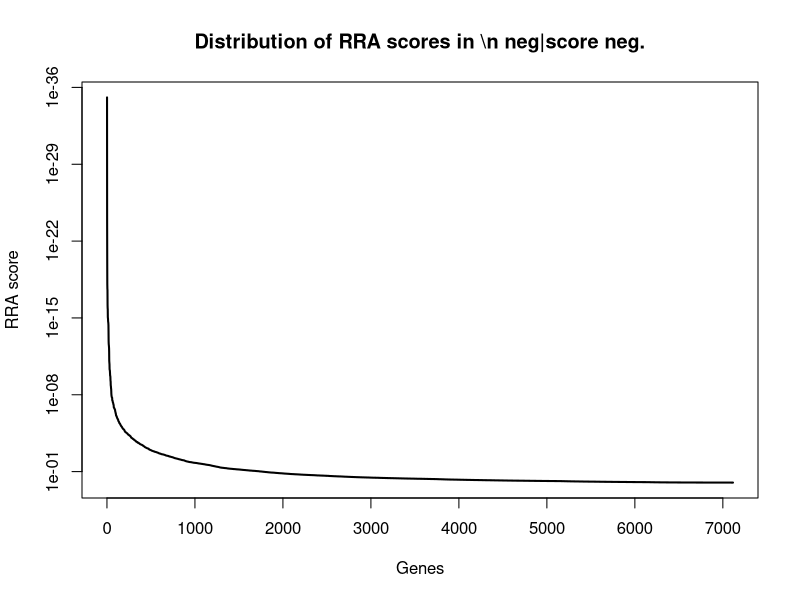
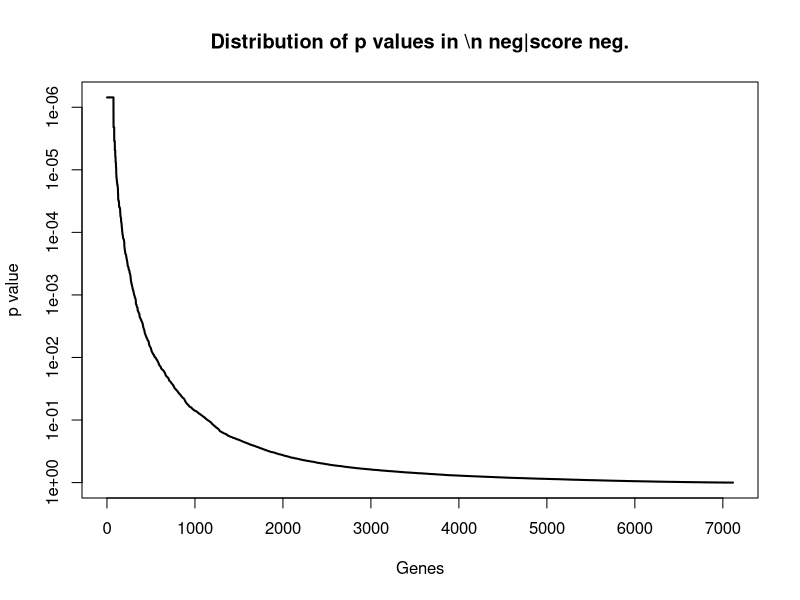
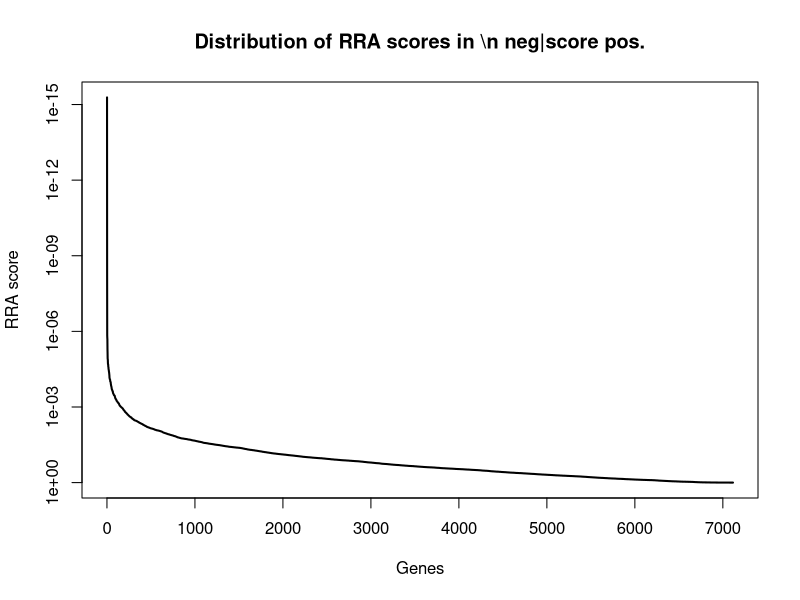
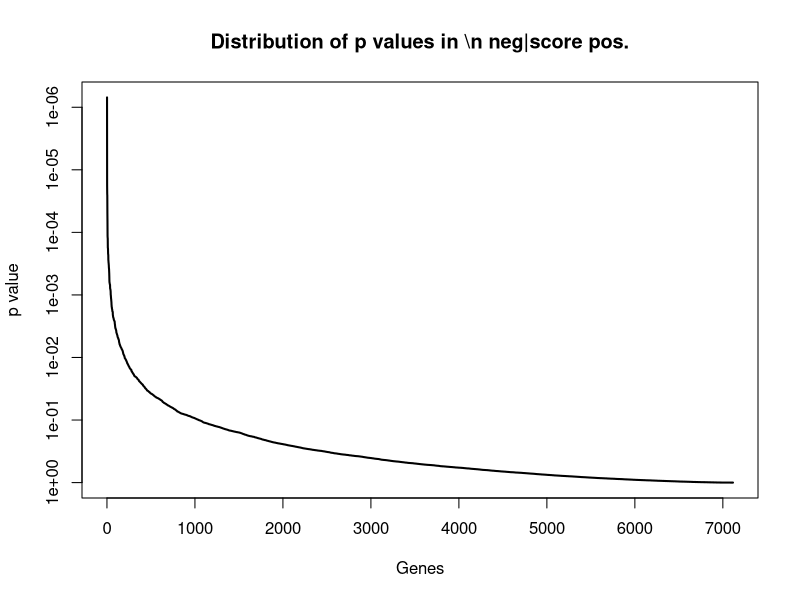

The R source for these figures, in order: (Note: this script raises an error after producing the figures.)
pdf(file='leukemia.pdf',width=4.5,height=4.5);
gstable=read.table('leukemia.gene_summary.txt',header=T)
# 
#
# parameters
# Do not modify the variables beginning with "__"

# gstablename='__GENE_SUMMARY_FILE__'
startindex=3
# outputfile='__OUTPUT_FILE__'
targetgenelist=c()
# samplelabel=sub('.\\w+.\\w+$','',colnames(gstable)[startindex]);
samplelabel='neg|score neg.'


# You need to write some codes in front of this code:
# gstable=read.table(gstablename,header=T)
# pdf(file=outputfile,width=6,height=6)


# set up color using RColorBrewer
#library(RColorBrewer)
#colors <- brewer.pal(length(targetgenelist), "Set1")

colors=c( "#E41A1C", "#377EB8", "#4DAF4A", "#984EA3", "#FF7F00",  "#A65628", "#F781BF",
          "#999999", "#66C2A5", "#FC8D62", "#8DA0CB", "#E78AC3", "#A6D854", "#FFD92F", "#E5C494", "#B3B3B3", 
          "#8DD3C7", "#FFFFB3", "#BEBADA", "#FB8072", "#80B1D3", "#FDB462", "#B3DE69", "#FCCDE5",
          "#D9D9D9", "#BC80BD", "#CCEBC5", "#FFED6F")

######
# function definition

plotrankedvalues<-function(val, tglist, ...){
  
  plot(val,log='y',ylim=c(max(val),min(val)),type='l',lwd=2, ...)
  if(length(tglist)>0){
    for(i in 1:length(tglist)){
      targetgene=tglist[i];
      tx=which(names(val)==targetgene);ty=val[targetgene];
      points(tx,ty,col=colors[(i %% length(colors)) ],cex=2,pch=20)
      # text(tx+50,ty,targetgene,col=colors[i])
    }
    legend('topright',tglist,pch=20,pt.cex = 2,cex=1,col=colors)
  }
}



plotrandvalues<-function(val,targetgenelist, ...){
  # choose the one with the best distance distribution
  
  mindiffvalue=0;
  randval=val;
  for(i in 1:20){
    randval0=sample(val)
    vindex=sort(which(names(randval0) %in% targetgenelist))
    if(max(vindex)>0.9*length(val)){
      # print('pass...')
      next;
    }
    mindiffind=min(diff(vindex));
    if (mindiffind > mindiffvalue){
      mindiffvalue=mindiffind;
      randval=randval0;
      # print(paste('Diff: ',mindiffvalue))
    }
  }
  plot(randval,log='y',ylim=c(max(randval),min(randval)),pch=20,col='grey', ...)
  
  if(length(targetgenelist)>0){
    for(i in 1:length(targetgenelist)){
      targetgene=targetgenelist[i];
      tx=which(names(randval)==targetgene);ty=randval[targetgene];
      points(tx,ty,col=colors[(i %% length(colors)) ],cex=2,pch=20)
      text(tx+50,ty,targetgene,col=colors[i])
    }
  }
  
}




# set.seed(1235)



pvec=gstable[,startindex]
names(pvec)=gstable[,'id']
pvec=sort(pvec);

plotrankedvalues(pvec,targetgenelist,xlab='Genes',ylab='RRA score',main=paste('Distribution of RRA scores in \\n',samplelabel))

# plotrandvalues(pvec,targetgenelist,xlab='Genes',ylab='RRA score',main=paste('Distribution of RRA scores in \\n',samplelabel))


pvec=gstable[,startindex+1]
names(pvec)=gstable[,'id']
pvec=sort(pvec);

plotrankedvalues(pvec,targetgenelist,xlab='Genes',ylab='p value',main=paste('Distribution of p values in \\n',samplelabel))

# plotrandvalues(pvec,targetgenelist,xlab='Genes',ylab='p value',main=paste('Distribution of p values in \\n',samplelabel))



# you need to write after this code:
# dev.off()





# 
#
# parameters
# Do not modify the variables beginning with "__"

# gstablename='__GENE_SUMMARY_FILE__'
startindex=9
# outputfile='__OUTPUT_FILE__'
targetgenelist=c()
# samplelabel=sub('.\\w+.\\w+$','',colnames(gstable)[startindex]);
samplelabel='neg|score pos.'


# You need to write some codes in front of this code:
# gstable=read.table(gstablename,header=T)
# pdf(file=outputfile,width=6,height=6)


# set up color using RColorBrewer
#library(RColorBrewer)
#colors <- brewer.pal(length(targetgenelist), "Set1")

colors=c( "#E41A1C", "#377EB8", "#4DAF4A", "#984EA3", "#FF7F00",  "#A65628", "#F781BF",
          "#999999", "#66C2A5", "#FC8D62", "#8DA0CB", "#E78AC3", "#A6D854", "#FFD92F", "#E5C494", "#B3B3B3", 
          "#8DD3C7", "#FFFFB3", "#BEBADA", "#FB8072", "#80B1D3", "#FDB462", "#B3DE69", "#FCCDE5",
          "#D9D9D9", "#BC80BD", "#CCEBC5", "#FFED6F")

######
# function definition

plotrankedvalues<-function(val, tglist, ...){
  
  plot(val,log='y',ylim=c(max(val),min(val)),type='l',lwd=2, ...)
  if(length(tglist)>0){
    for(i in 1:length(tglist)){
      targetgene=tglist[i];
      tx=which(names(val)==targetgene);ty=val[targetgene];
      points(tx,ty,col=colors[(i %% length(colors)) ],cex=2,pch=20)
      # text(tx+50,ty,targetgene,col=colors[i])
    }
    legend('topright',tglist,pch=20,pt.cex = 2,cex=1,col=colors)
  }
}



plotrandvalues<-function(val,targetgenelist, ...){
  # choose the one with the best distance distribution
  
  mindiffvalue=0;
  randval=val;
  for(i in 1:20){
    randval0=sample(val)
    vindex=sort(which(names(randval0) %in% targetgenelist))
    if(max(vindex)>0.9*length(val)){
      # print('pass...')
      next;
    }
    mindiffind=min(diff(vindex));
    if (mindiffind > mindiffvalue){
      mindiffvalue=mindiffind;
      randval=randval0;
      # print(paste('Diff: ',mindiffvalue))
    }
  }
  plot(randval,log='y',ylim=c(max(randval),min(randval)),pch=20,col='grey', ...)
  
  if(length(targetgenelist)>0){
    for(i in 1:length(targetgenelist)){
      targetgene=targetgenelist[i];
      tx=which(names(randval)==targetgene);ty=randval[targetgene];
      points(tx,ty,col=colors[(i %% length(colors)) ],cex=2,pch=20)
      text(tx+50,ty,targetgene,col=colors[i])
    }
  }
  
}




# set.seed(1235)



pvec=gstable[,startindex]
names(pvec)=gstable[,'id']
pvec=sort(pvec);

plotrankedvalues(pvec,targetgenelist,xlab='Genes',ylab='RRA score',main=paste('Distribution of RRA scores in \\n',samplelabel))

# plotrandvalues(pvec,targetgenelist,xlab='Genes',ylab='RRA score',main=paste('Distribution of RRA scores in \\n',samplelabel))


pvec=gstable[,startindex+1]
names(pvec)=gstable[,'id']
pvec=sort(pvec);

plotrankedvalues(pvec,targetgenelist,xlab='Genes',ylab='p value',main=paste('Distribution of p values in \\n',samplelabel))

# plotrandvalues(pvec,targetgenelist,xlab='Genes',ylab='p value',main=paste('Distribution of p values in \\n',samplelabel))



# you need to write after this code:
# dev.off()





dev.off()
Sweave("leukemia_summary.Rnw");
library(tools);

texi2dvi("leukemia_summary.tex",pdf=TRUE);

